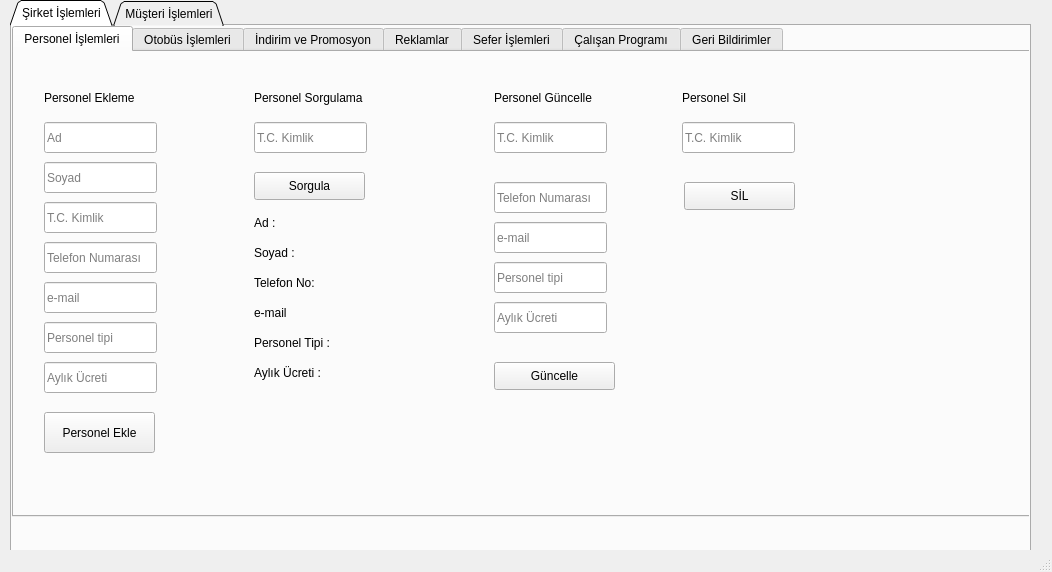
<?xml version="1.0" encoding="UTF-8"?>
<ui version="4.0">
 <class>MainWindow</class>
 <widget class="QMainWindow" name="MainWindow">
  <property name="geometry">
   <rect>
    <x>0</x>
    <y>0</y>
    <width>1052</width>
    <height>572</height>
   </rect>
  </property>
  <property name="windowTitle">
   <string>MainWindow</string>
  </property>
  <widget class="QWidget" name="centralwidget">
   <widget class="QTabWidget" name="tabWidget">
    <property name="geometry">
     <rect>
      <x>10</x>
      <y>0</y>
      <width>1021</width>
      <height>561</height>
     </rect>
    </property>
    <property name="tabShape">
     <enum>QTabWidget::Triangular</enum>
    </property>
    <property name="currentIndex">
     <number>0</number>
    </property>
    <widget class="QWidget" name="tab_3">
     <attribute name="title">
      <string>Şirket İşlemleri</string>
     </attribute>
     <widget class="QTabWidget" name="tabWidget_2">
      <property name="geometry">
       <rect>
        <x>0</x>
        <y>0</y>
        <width>1021</width>
        <height>491</height>
       </rect>
      </property>
      <property name="tabPosition">
       <enum>QTabWidget::North</enum>
      </property>
      <property name="tabShape">
       <enum>QTabWidget::Rounded</enum>
      </property>
      <property name="currentIndex">
       <number>0</number>
      </property>
      <widget class="QWidget" name="tab_5">
       <attribute name="title">
        <string>Personel İşlemleri</string>
       </attribute>
       <widget class="QLabel" name="label_3">
        <property name="geometry">
         <rect>
          <x>480</x>
          <y>30</y>
          <width>131</width>
          <height>31</height>
         </rect>
        </property>
        <property name="text">
         <string>Personel Güncelle</string>
        </property>
       </widget>
       <widget class="QLineEdit" name="personelTelefon">
        <property name="geometry">
         <rect>
          <x>30</x>
          <y>190</y>
          <width>113</width>
          <height>31</height>
         </rect>
        </property>
        <property name="placeholderText">
         <string>Telefon Numarası</string>
        </property>
       </widget>
       <widget class="QLineEdit" name="personelSoyad">
        <property name="geometry">
         <rect>
          <x>30</x>
          <y>110</y>
          <width>113</width>
          <height>31</height>
         </rect>
        </property>
        <property name="placeholderText">
         <string>Soyad</string>
        </property>
       </widget>
       <widget class="QLineEdit" name="personelTC">
        <property name="geometry">
         <rect>
          <x>30</x>
          <y>150</y>
          <width>113</width>
          <height>31</height>
         </rect>
        </property>
        <property name="placeholderText">
         <string>T.C. Kimlik</string>
        </property>
       </widget>
       <widget class="QLineEdit" name="personelAd">
        <property name="geometry">
         <rect>
          <x>30</x>
          <y>70</y>
          <width>113</width>
          <height>31</height>
         </rect>
        </property>
        <property name="placeholderText">
         <string>Ad</string>
        </property>
       </widget>
       <widget class="QLineEdit" name="personelTip">
        <property name="geometry">
         <rect>
          <x>30</x>
          <y>270</y>
          <width>113</width>
          <height>31</height>
         </rect>
        </property>
        <property name="placeholderText">
         <string>Personel tipi</string>
        </property>
       </widget>
       <widget class="QLineEdit" name="personelEmail">
        <property name="geometry">
         <rect>
          <x>30</x>
          <y>230</y>
          <width>113</width>
          <height>31</height>
         </rect>
        </property>
        <property name="placeholderText">
         <string>e-mail</string>
        </property>
       </widget>
       <widget class="QLineEdit" name="personelMaas">
        <property name="geometry">
         <rect>
          <x>30</x>
          <y>310</y>
          <width>113</width>
          <height>31</height>
         </rect>
        </property>
        <property name="maxLength">
         <number>6</number>
        </property>
        <property name="placeholderText">
         <string>Aylık Ücreti</string>
        </property>
       </widget>
       <widget class="QPushButton" name="personelEkle">
        <property name="geometry">
         <rect>
          <x>30</x>
          <y>360</y>
          <width>111</width>
          <height>41</height>
         </rect>
        </property>
        <property name="text">
         <string>Personel Ekle</string>
        </property>
       </widget>
       <widget class="QLabel" name="label_11">
        <property name="geometry">
         <rect>
          <x>30</x>
          <y>30</y>
          <width>121</width>
          <height>31</height>
         </rect>
        </property>
        <property name="text">
         <string>Personel Ekleme</string>
        </property>
       </widget>
       <widget class="QLabel" name="label_17">
        <property name="geometry">
         <rect>
          <x>240</x>
          <y>30</y>
          <width>131</width>
          <height>31</height>
         </rect>
        </property>
        <property name="text">
         <string>Personel Sorgulama</string>
        </property>
       </widget>
       <widget class="QLineEdit" name="personelSor">
        <property name="geometry">
         <rect>
          <x>240</x>
          <y>70</y>
          <width>113</width>
          <height>31</height>
         </rect>
        </property>
        <property name="placeholderText">
         <string>T.C. Kimlik</string>
        </property>
       </widget>
       <widget class="QLabel" name="personelBilAd">
        <property name="geometry">
         <rect>
          <x>240</x>
          <y>160</y>
          <width>141</width>
          <height>21</height>
         </rect>
        </property>
        <property name="text">
         <string>Ad :</string>
        </property>
       </widget>
       <widget class="QLabel" name="personelBilSoyad">
        <property name="geometry">
         <rect>
          <x>240</x>
          <y>190</y>
          <width>151</width>
          <height>21</height>
         </rect>
        </property>
        <property name="text">
         <string>Soyad :</string>
        </property>
       </widget>
       <widget class="QLabel" name="personelBilTelefon">
        <property name="geometry">
         <rect>
          <x>240</x>
          <y>220</y>
          <width>151</width>
          <height>21</height>
         </rect>
        </property>
        <property name="text">
         <string>Telefon No:</string>
        </property>
       </widget>
       <widget class="QLabel" name="personelBilMail">
        <property name="geometry">
         <rect>
          <x>240</x>
          <y>250</y>
          <width>191</width>
          <height>21</height>
         </rect>
        </property>
        <property name="text">
         <string>e-mail</string>
        </property>
       </widget>
       <widget class="QLabel" name="personelBilTip">
        <property name="geometry">
         <rect>
          <x>240</x>
          <y>280</y>
          <width>141</width>
          <height>21</height>
         </rect>
        </property>
        <property name="text">
         <string>Personel Tipi : </string>
        </property>
       </widget>
       <widget class="QLabel" name="personelBilMaas">
        <property name="geometry">
         <rect>
          <x>240</x>
          <y>310</y>
          <width>141</width>
          <height>21</height>
         </rect>
        </property>
        <property name="text">
         <string>Aylık Ücreti : </string>
        </property>
       </widget>
       <widget class="QLabel" name="label_24">
        <property name="geometry">
         <rect>
          <x>668</x>
          <y>30</y>
          <width>131</width>
          <height>31</height>
         </rect>
        </property>
        <property name="text">
         <string>Personel Sil</string>
        </property>
       </widget>
       <widget class="QLineEdit" name="personelSilTC">
        <property name="geometry">
         <rect>
          <x>668</x>
          <y>70</y>
          <width>113</width>
          <height>31</height>
         </rect>
        </property>
        <property name="placeholderText">
         <string>T.C. Kimlik</string>
        </property>
       </widget>
       <widget class="QPushButton" name="personelSil">
        <property name="geometry">
         <rect>
          <x>670</x>
          <y>130</y>
          <width>111</width>
          <height>28</height>
         </rect>
        </property>
        <property name="text">
         <string>SİL</string>
        </property>
       </widget>
       <widget class="QLineEdit" name="personelUpTC">
        <property name="geometry">
         <rect>
          <x>480</x>
          <y>70</y>
          <width>113</width>
          <height>31</height>
         </rect>
        </property>
        <property name="placeholderText">
         <string>T.C. Kimlik</string>
        </property>
       </widget>
       <widget class="QLineEdit" name="personelUpMail">
        <property name="geometry">
         <rect>
          <x>480</x>
          <y>170</y>
          <width>113</width>
          <height>31</height>
         </rect>
        </property>
        <property name="placeholderText">
         <string>e-mail</string>
        </property>
       </widget>
       <widget class="QLineEdit" name="personelUpTelefon">
        <property name="geometry">
         <rect>
          <x>480</x>
          <y>130</y>
          <width>113</width>
          <height>31</height>
         </rect>
        </property>
        <property name="placeholderText">
         <string>Telefon Numarası</string>
        </property>
       </widget>
       <widget class="QLineEdit" name="personelUpMaas">
        <property name="geometry">
         <rect>
          <x>480</x>
          <y>250</y>
          <width>113</width>
          <height>31</height>
         </rect>
        </property>
        <property name="maxLength">
         <number>6</number>
        </property>
        <property name="placeholderText">
         <string>Aylık Ücreti</string>
        </property>
       </widget>
       <widget class="QLineEdit" name="personelUpTip">
        <property name="geometry">
         <rect>
          <x>480</x>
          <y>210</y>
          <width>113</width>
          <height>31</height>
         </rect>
        </property>
        <property name="placeholderText">
         <string>Personel tipi</string>
        </property>
       </widget>
       <widget class="QPushButton" name="personelGuncelle">
        <property name="geometry">
         <rect>
          <x>480</x>
          <y>310</y>
          <width>121</width>
          <height>28</height>
         </rect>
        </property>
        <property name="text">
         <string>Güncelle</string>
        </property>
       </widget>
       <widget class="QPushButton" name="personelSorgula">
        <property name="geometry">
         <rect>
          <x>240</x>
          <y>120</y>
          <width>111</width>
          <height>28</height>
         </rect>
        </property>
        <property name="text">
         <string>Sorgula</string>
        </property>
       </widget>
      </widget>
      <widget class="QWidget" name="tab_6">
       <attribute name="title">
        <string>Otobüs İşlemleri</string>
       </attribute>
       <widget class="QLabel" name="label_7">
        <property name="geometry">
         <rect>
          <x>200</x>
          <y>30</y>
          <width>131</width>
          <height>31</height>
         </rect>
        </property>
        <property name="text">
         <string>Otobus bakımı ekle</string>
        </property>
       </widget>
       <widget class="QLabel" name="label_6">
        <property name="geometry">
         <rect>
          <x>410</x>
          <y>30</y>
          <width>131</width>
          <height>31</height>
         </rect>
        </property>
        <property name="text">
         <string>Otobus Sil</string>
        </property>
       </widget>
       <widget class="QLabel" name="label_5">
        <property name="geometry">
         <rect>
          <x>20</x>
          <y>30</y>
          <width>131</width>
          <height>31</height>
         </rect>
        </property>
        <property name="text">
         <string>Otobus ekle</string>
        </property>
       </widget>
       <widget class="QLineEdit" name="marka">
        <property name="geometry">
         <rect>
          <x>20</x>
          <y>70</y>
          <width>113</width>
          <height>22</height>
         </rect>
        </property>
        <property name="placeholderText">
         <string>Marka</string>
        </property>
       </widget>
       <widget class="QLineEdit" name="model">
        <property name="geometry">
         <rect>
          <x>20</x>
          <y>110</y>
          <width>113</width>
          <height>22</height>
         </rect>
        </property>
        <property name="placeholderText">
         <string>Model</string>
        </property>
       </widget>
       <widget class="QLineEdit" name="koltukSayisi">
        <property name="geometry">
         <rect>
          <x>20</x>
          <y>150</y>
          <width>113</width>
          <height>22</height>
         </rect>
        </property>
        <property name="placeholderText">
         <string>Koltuk Sayısı</string>
        </property>
       </widget>
       <widget class="QLineEdit" name="plaka">
        <property name="geometry">
         <rect>
          <x>20</x>
          <y>190</y>
          <width>113</width>
          <height>22</height>
         </rect>
        </property>
        <property name="placeholderText">
         <string>Plaka</string>
        </property>
       </widget>
       <widget class="QPushButton" name="otobusEkle">
        <property name="geometry">
         <rect>
          <x>20</x>
          <y>240</y>
          <width>111</width>
          <height>31</height>
         </rect>
        </property>
        <property name="text">
         <string>Otobüs Ekle</string>
        </property>
       </widget>
       <widget class="QLineEdit" name="plaka_2">
        <property name="geometry">
         <rect>
          <x>200</x>
          <y>70</y>
          <width>113</width>
          <height>22</height>
         </rect>
        </property>
        <property name="placeholderText">
         <string>Plaka</string>
        </property>
       </widget>
       <widget class="QTextEdit" name="bakimAciklama">
        <property name="geometry">
         <rect>
          <x>200</x>
          <y>110</y>
          <width>111</width>
          <height>87</height>
         </rect>
        </property>
        <property name="placeholderText">
         <string>Bakım açıklaması</string>
        </property>
       </widget>
       <widget class="QPushButton" name="bakimaSok">
        <property name="geometry">
         <rect>
          <x>200</x>
          <y>240</y>
          <width>111</width>
          <height>31</height>
         </rect>
        </property>
        <property name="text">
         <string>Bakıma Sok</string>
        </property>
       </widget>
       <widget class="QLineEdit" name="plaka_3">
        <property name="geometry">
         <rect>
          <x>380</x>
          <y>70</y>
          <width>113</width>
          <height>22</height>
         </rect>
        </property>
        <property name="placeholderText">
         <string>Plaka</string>
        </property>
       </widget>
       <widget class="QPushButton" name="otobusSil">
        <property name="geometry">
         <rect>
          <x>380</x>
          <y>120</y>
          <width>111</width>
          <height>28</height>
         </rect>
        </property>
        <property name="text">
         <string>Otobüs Sil</string>
        </property>
       </widget>
      </widget>
      <widget class="QWidget" name="tab_7">
       <attribute name="title">
        <string>İndirim ve Promosyon</string>
       </attribute>
       <widget class="QLabel" name="label_8">
        <property name="geometry">
         <rect>
          <x>140</x>
          <y>30</y>
          <width>131</width>
          <height>31</height>
         </rect>
        </property>
        <property name="text">
         <string>İndirim ekle</string>
        </property>
       </widget>
       <widget class="QLabel" name="label_9">
        <property name="geometry">
         <rect>
          <x>460</x>
          <y>30</y>
          <width>131</width>
          <height>31</height>
         </rect>
        </property>
        <property name="text">
         <string>Promosyon ekle</string>
        </property>
       </widget>
       <widget class="QLineEdit" name="indirimKodu_2">
        <property name="geometry">
         <rect>
          <x>120</x>
          <y>80</y>
          <width>113</width>
          <height>22</height>
         </rect>
        </property>
        <property name="placeholderText">
         <string>İndirim Kodu</string>
        </property>
       </widget>
       <widget class="QLineEdit" name="indirimYuzdesi">
        <property name="geometry">
         <rect>
          <x>120</x>
          <y>120</y>
          <width>113</width>
          <height>22</height>
         </rect>
        </property>
        <property name="placeholderText">
         <string>İndirim Yüzdesi</string>
        </property>
       </widget>
       <widget class="QDateTimeEdit" name="indirimSonTarih">
        <property name="geometry">
         <rect>
          <x>90</x>
          <y>170</y>
          <width>194</width>
          <height>22</height>
         </rect>
        </property>
       </widget>
       <widget class="QPushButton" name="indirimEkle">
        <property name="geometry">
         <rect>
          <x>100</x>
          <y>220</y>
          <width>161</width>
          <height>28</height>
         </rect>
        </property>
        <property name="text">
         <string>İndirim kuponu ekle</string>
        </property>
       </widget>
       <widget class="QLineEdit" name="promosyonKodu">
        <property name="geometry">
         <rect>
          <x>450</x>
          <y>80</y>
          <width>113</width>
          <height>22</height>
         </rect>
        </property>
        <property name="placeholderText">
         <string>Promosyon Kodu</string>
        </property>
       </widget>
       <widget class="QLineEdit" name="promosyonYuzdesi">
        <property name="geometry">
         <rect>
          <x>450</x>
          <y>120</y>
          <width>113</width>
          <height>22</height>
         </rect>
        </property>
        <property name="placeholderText">
         <string>Promosyon Yüzdesi</string>
        </property>
       </widget>
       <widget class="QTextEdit" name="textEdit">
        <property name="geometry">
         <rect>
          <x>450</x>
          <y>170</y>
          <width>111</width>
          <height>87</height>
         </rect>
        </property>
        <property name="placeholderText">
         <string>Promosyon açıklaması</string>
        </property>
       </widget>
       <widget class="QPushButton" name="promosyonEkle">
        <property name="geometry">
         <rect>
          <x>450</x>
          <y>280</y>
          <width>111</width>
          <height>28</height>
         </rect>
        </property>
        <property name="text">
         <string>Promosyon Ekle</string>
        </property>
       </widget>
      </widget>
      <widget class="QWidget" name="tab_8">
       <attribute name="title">
        <string>Reklamlar</string>
       </attribute>
       <widget class="QLabel" name="label_10">
        <property name="geometry">
         <rect>
          <x>70</x>
          <y>20</y>
          <width>131</width>
          <height>31</height>
         </rect>
        </property>
        <property name="text">
         <string>Reklam ekle</string>
        </property>
       </widget>
       <widget class="QDateTimeEdit" name="baslangic">
        <property name="geometry">
         <rect>
          <x>70</x>
          <y>230</y>
          <width>194</width>
          <height>22</height>
         </rect>
        </property>
       </widget>
       <widget class="QDateTimeEdit" name="bitis">
        <property name="geometry">
         <rect>
          <x>70</x>
          <y>270</y>
          <width>194</width>
          <height>22</height>
         </rect>
        </property>
       </widget>
       <widget class="QLineEdit" name="reklamBaslik">
        <property name="geometry">
         <rect>
          <x>70</x>
          <y>70</y>
          <width>191</width>
          <height>22</height>
         </rect>
        </property>
        <property name="placeholderText">
         <string>Reklam başlığı</string>
        </property>
       </widget>
       <widget class="QTextEdit" name="reklamIcerik">
        <property name="geometry">
         <rect>
          <x>70</x>
          <y>120</y>
          <width>191</width>
          <height>87</height>
         </rect>
        </property>
        <property name="placeholderText">
         <string>Reklam içeriği</string>
        </property>
       </widget>
       <widget class="QPushButton" name="reklamEkle">
        <property name="geometry">
         <rect>
          <x>70</x>
          <y>320</y>
          <width>191</width>
          <height>28</height>
         </rect>
        </property>
        <property name="text">
         <string>Reklam Ekle</string>
        </property>
       </widget>
      </widget>
      <widget class="QWidget" name="tab_9">
       <attribute name="title">
        <string>Sefer İşlemleri</string>
       </attribute>
       <widget class="QLabel" name="label_13">
        <property name="geometry">
         <rect>
          <x>420</x>
          <y>30</y>
          <width>171</width>
          <height>31</height>
         </rect>
        </property>
        <property name="text">
         <string>Sefer programı oluştur</string>
        </property>
       </widget>
       <widget class="QLabel" name="label_12">
        <property name="geometry">
         <rect>
          <x>40</x>
          <y>30</y>
          <width>131</width>
          <height>31</height>
         </rect>
        </property>
        <property name="text">
         <string>Sefer oluştur</string>
        </property>
       </widget>
       <widget class="QLineEdit" name="kalkis">
        <property name="geometry">
         <rect>
          <x>30</x>
          <y>80</y>
          <width>113</width>
          <height>22</height>
         </rect>
        </property>
        <property name="placeholderText">
         <string>NEREDEN</string>
        </property>
       </widget>
       <widget class="QLineEdit" name="varis">
        <property name="geometry">
         <rect>
          <x>30</x>
          <y>120</y>
          <width>113</width>
          <height>22</height>
         </rect>
        </property>
        <property name="placeholderText">
         <string>NEREYE</string>
        </property>
       </widget>
       <widget class="QDateEdit" name="kalkisTarihi">
        <property name="geometry">
         <rect>
          <x>30</x>
          <y>170</y>
          <width>194</width>
          <height>22</height>
         </rect>
        </property>
        <property name="dateTime">
         <datetime>
          <hour>0</hour>
          <minute>0</minute>
          <second>0</second>
          <year>2023</year>
          <month>12</month>
          <day>12</day>
         </datetime>
        </property>
       </widget>
       <widget class="QDateEdit" name="varisTarihi">
        <property name="geometry">
         <rect>
          <x>30</x>
          <y>220</y>
          <width>194</width>
          <height>22</height>
         </rect>
        </property>
        <property name="dateTime">
         <datetime>
          <hour>0</hour>
          <minute>0</minute>
          <second>0</second>
          <year>2023</year>
          <month>12</month>
          <day>13</day>
         </datetime>
        </property>
       </widget>
       <widget class="QPushButton" name="seferOlustur">
        <property name="geometry">
         <rect>
          <x>30</x>
          <y>280</y>
          <width>191</width>
          <height>28</height>
         </rect>
        </property>
        <property name="text">
         <string>Sefer Oluştur</string>
        </property>
       </widget>
       <widget class="QLineEdit" name="fiyat">
        <property name="geometry">
         <rect>
          <x>420</x>
          <y>80</y>
          <width>113</width>
          <height>22</height>
         </rect>
        </property>
        <property name="placeholderText">
         <string>Fiyat</string>
        </property>
       </widget>
       <widget class="QTimeEdit" name="hareketSaati">
        <property name="geometry">
         <rect>
          <x>420</x>
          <y>130</y>
          <width>118</width>
          <height>22</height>
         </rect>
        </property>
       </widget>
       <widget class="QTimeEdit" name="varisSaati">
        <property name="geometry">
         <rect>
          <x>420</x>
          <y>180</y>
          <width>118</width>
          <height>22</height>
         </rect>
        </property>
       </widget>
       <widget class="QComboBox" name="otobus">
        <property name="geometry">
         <rect>
          <x>420</x>
          <y>230</y>
          <width>171</width>
          <height>22</height>
         </rect>
        </property>
        <item>
         <property name="text">
          <string>Otobus Seçin</string>
         </property>
        </item>
       </widget>
       <widget class="QComboBox" name="sefer">
        <property name="geometry">
         <rect>
          <x>420</x>
          <y>280</y>
          <width>171</width>
          <height>22</height>
         </rect>
        </property>
        <property name="placeholderText">
         <string/>
        </property>
        <item>
         <property name="text">
          <string>Sefer Seçin</string>
         </property>
        </item>
       </widget>
       <widget class="QPushButton" name="seferProgOlustur">
        <property name="geometry">
         <rect>
          <x>420</x>
          <y>330</y>
          <width>171</width>
          <height>28</height>
         </rect>
        </property>
        <property name="text">
         <string>Sefer Programı Oluştur</string>
        </property>
       </widget>
      </widget>
      <widget class="QWidget" name="tab_14">
       <attribute name="title">
        <string>Çalışan Programı</string>
       </attribute>
       <widget class="QPushButton" name="sefereEkle">
        <property name="geometry">
         <rect>
          <x>150</x>
          <y>200</y>
          <width>211</width>
          <height>41</height>
         </rect>
        </property>
        <property name="text">
         <string>Sefere Ekle</string>
        </property>
       </widget>
       <widget class="QComboBox" name="calisanPrEkle">
        <property name="geometry">
         <rect>
          <x>150</x>
          <y>50</y>
          <width>361</width>
          <height>31</height>
         </rect>
        </property>
       </widget>
       <widget class="QComboBox" name="calisanSefer">
        <property name="geometry">
         <rect>
          <x>150</x>
          <y>130</y>
          <width>361</width>
          <height>31</height>
         </rect>
        </property>
       </widget>
       <widget class="QLabel" name="label">
        <property name="geometry">
         <rect>
          <x>150</x>
          <y>20</y>
          <width>141</width>
          <height>16</height>
         </rect>
        </property>
        <property name="text">
         <string>Personel Seç</string>
        </property>
       </widget>
       <widget class="QLabel" name="label_2">
        <property name="geometry">
         <rect>
          <x>150</x>
          <y>110</y>
          <width>141</width>
          <height>16</height>
         </rect>
        </property>
        <property name="text">
         <string>Sefer Seç</string>
        </property>
       </widget>
      </widget>
      <widget class="QWidget" name="tab_10">
       <attribute name="title">
        <string>Geri Bildirimler</string>
       </attribute>
      </widget>
     </widget>
    </widget>
    <widget class="QWidget" name="tab_4">
     <attribute name="title">
      <string>Müşteri İşlemleri</string>
     </attribute>
     <widget class="QTabWidget" name="tabWidget_3">
      <property name="geometry">
       <rect>
        <x>0</x>
        <y>10</y>
        <width>1021</width>
        <height>511</height>
       </rect>
      </property>
      <property name="currentIndex">
       <number>0</number>
      </property>
      <widget class="QWidget" name="tab_11">
       <attribute name="title">
        <string>Bilet Oluşturma</string>
       </attribute>
       <widget class="QTableWidget" name="seferBilgileri">
        <property name="geometry">
         <rect>
          <x>10</x>
          <y>50</y>
          <width>1001</width>
          <height>192</height>
         </rect>
        </property>
        <column>
         <property name="text">
          <string>Kalkış Yeri</string>
         </property>
        </column>
        <column>
         <property name="text">
          <string>Varış Yeri</string>
         </property>
        </column>
        <column>
         <property name="text">
          <string>Kalkış Tarihi</string>
         </property>
        </column>
        <column>
         <property name="text">
          <string>Varış Tarihi</string>
         </property>
        </column>
        <column>
         <property name="text">
          <string>Hareket Saati</string>
         </property>
        </column>
        <column>
         <property name="text">
          <string>Varış Saati</string>
         </property>
        </column>
        <column>
         <property name="text">
          <string>Otobüs</string>
         </property>
        </column>
        <column>
         <property name="text">
          <string>Fiyat</string>
         </property>
        </column>
       </widget>
       <widget class="QComboBox" name="nereden">
        <property name="geometry">
         <rect>
          <x>10</x>
          <y>10</y>
          <width>141</width>
          <height>31</height>
         </rect>
        </property>
        <item>
         <property name="text">
          <string>NEREDEN</string>
         </property>
        </item>
       </widget>
       <widget class="QComboBox" name="nereye">
        <property name="geometry">
         <rect>
          <x>180</x>
          <y>10</y>
          <width>141</width>
          <height>31</height>
         </rect>
        </property>
        <item>
         <property name="text">
          <string>NEREYE</string>
         </property>
        </item>
       </widget>
       <widget class="QComboBox" name="koltukSecimi">
        <property name="geometry">
         <rect>
          <x>270</x>
          <y>270</y>
          <width>141</width>
          <height>31</height>
         </rect>
        </property>
        <item>
         <property name="text">
          <string>KOLTUK SEÇİMİ</string>
         </property>
        </item>
       </widget>
       <widget class="QRadioButton" name="nakit">
        <property name="geometry">
         <rect>
          <x>460</x>
          <y>450</y>
          <width>95</width>
          <height>20</height>
         </rect>
        </property>
        <property name="text">
         <string>Nakit</string>
        </property>
       </widget>
       <widget class="QRadioButton" name="krediKarti">
        <property name="geometry">
         <rect>
          <x>460</x>
          <y>420</y>
          <width>95</width>
          <height>20</height>
         </rect>
        </property>
        <property name="text">
         <string>Kredi kartı</string>
        </property>
       </widget>
       <widget class="QLabel" name="label_16">
        <property name="geometry">
         <rect>
          <x>460</x>
          <y>390</y>
          <width>91</width>
          <height>21</height>
         </rect>
        </property>
        <property name="text">
         <string>Ödeme tipi</string>
        </property>
       </widget>
       <widget class="QPushButton" name="biletOlustur">
        <property name="geometry">
         <rect>
          <x>650</x>
          <y>270</y>
          <width>141</width>
          <height>41</height>
         </rect>
        </property>
        <property name="text">
         <string>Bilet Oluştur</string>
        </property>
       </widget>
       <widget class="QLineEdit" name="indirimKodu">
        <property name="geometry">
         <rect>
          <x>460</x>
          <y>271</y>
          <width>141</width>
          <height>31</height>
         </rect>
        </property>
        <property name="placeholderText">
         <string>indirim kodunuz (opsiyonel)</string>
        </property>
       </widget>
       <widget class="QLabel" name="bileFiyat">
        <property name="geometry">
         <rect>
          <x>460</x>
          <y>350</y>
          <width>131</width>
          <height>21</height>
         </rect>
        </property>
        <property name="text">
         <string>Bilet Fiyatı :</string>
        </property>
       </widget>
       <widget class="QLineEdit" name="musteriAd">
        <property name="geometry">
         <rect>
          <x>100</x>
          <y>270</y>
          <width>113</width>
          <height>31</height>
         </rect>
        </property>
        <property name="placeholderText">
         <string>Ad</string>
        </property>
       </widget>
       <widget class="QLineEdit" name="musteriSoyad">
        <property name="geometry">
         <rect>
          <x>100</x>
          <y>310</y>
          <width>113</width>
          <height>31</height>
         </rect>
        </property>
        <property name="placeholderText">
         <string>Soyad</string>
        </property>
       </widget>
       <widget class="QLineEdit" name="musteriTC">
        <property name="geometry">
         <rect>
          <x>100</x>
          <y>350</y>
          <width>113</width>
          <height>31</height>
         </rect>
        </property>
        <property name="placeholderText">
         <string>T.C. Kimlik</string>
        </property>
       </widget>
       <widget class="QLineEdit" name="musteriTelefon">
        <property name="geometry">
         <rect>
          <x>100</x>
          <y>390</y>
          <width>113</width>
          <height>31</height>
         </rect>
        </property>
        <property name="placeholderText">
         <string>Telefon Numarası</string>
        </property>
       </widget>
       <widget class="QLineEdit" name="musteriMail">
        <property name="geometry">
         <rect>
          <x>100</x>
          <y>430</y>
          <width>113</width>
          <height>31</height>
         </rect>
        </property>
        <property name="placeholderText">
         <string>e-mail </string>
        </property>
       </widget>
       <widget class="QDateEdit" name="dateEdit">
        <property name="geometry">
         <rect>
          <x>350</x>
          <y>11</y>
          <width>194</width>
          <height>31</height>
         </rect>
        </property>
       </widget>
       <widget class="QPushButton" name="biletAra">
        <property name="geometry">
         <rect>
          <x>560</x>
          <y>10</y>
          <width>121</width>
          <height>31</height>
         </rect>
        </property>
        <property name="text">
         <string>Bilet Ara</string>
        </property>
       </widget>
       <widget class="QPushButton" name="indirimUygula">
        <property name="geometry">
         <rect>
          <x>460</x>
          <y>310</y>
          <width>141</width>
          <height>28</height>
         </rect>
        </property>
        <property name="text">
         <string>İndirim Uygula</string>
        </property>
       </widget>
      </widget>
      <widget class="QWidget" name="tab_12">
       <attribute name="title">
        <string>Bilet Sorgulama ve İptal</string>
       </attribute>
       <widget class="QLineEdit" name="tcKimlikNo">
        <property name="geometry">
         <rect>
          <x>10</x>
          <y>20</y>
          <width>151</width>
          <height>31</height>
         </rect>
        </property>
        <property name="maxLength">
         <number>11</number>
        </property>
        <property name="placeholderText">
         <string>T.C. Kimlik numarası</string>
        </property>
       </widget>
       <widget class="QTableWidget" name="biletBilgileri">
        <property name="geometry">
         <rect>
          <x>10</x>
          <y>80</y>
          <width>1001</width>
          <height>192</height>
         </rect>
        </property>
        <column>
         <property name="text">
          <string>Kalkış Yeri</string>
         </property>
        </column>
        <column>
         <property name="text">
          <string>Varış Yeri</string>
         </property>
        </column>
        <column>
         <property name="text">
          <string>Kalkış Tarihi</string>
         </property>
        </column>
        <column>
         <property name="text">
          <string>Varış Tarihi</string>
         </property>
        </column>
        <column>
         <property name="text">
          <string>Hareket Saati</string>
         </property>
        </column>
        <column>
         <property name="text">
          <string>Varış Saati</string>
         </property>
        </column>
        <column>
         <property name="text">
          <string>Koltuk No</string>
         </property>
        </column>
        <column>
         <property name="text">
          <string>Fiyat</string>
         </property>
        </column>
       </widget>
       <widget class="QPushButton" name="sorgula">
        <property name="geometry">
         <rect>
          <x>180</x>
          <y>20</y>
          <width>111</width>
          <height>31</height>
         </rect>
        </property>
        <property name="text">
         <string>Sorgula</string>
        </property>
       </widget>
       <widget class="QPushButton" name="iptalEt">
        <property name="geometry">
         <rect>
          <x>390</x>
          <y>300</y>
          <width>211</width>
          <height>51</height>
         </rect>
        </property>
        <property name="text">
         <string>Seçili Bilet İptal Et</string>
        </property>
       </widget>
      </widget>
     </widget>
    </widget>
   </widget>
  </widget>
  <widget class="QMenuBar" name="menubar">
   <property name="geometry">
    <rect>
     <x>0</x>
     <y>0</y>
     <width>1052</width>
     <height>26</height>
    </rect>
   </property>
  </widget>
  <widget class="QStatusBar" name="statusbar"/>
 </widget>
 <resources/>
 <connections/>
</ui>
